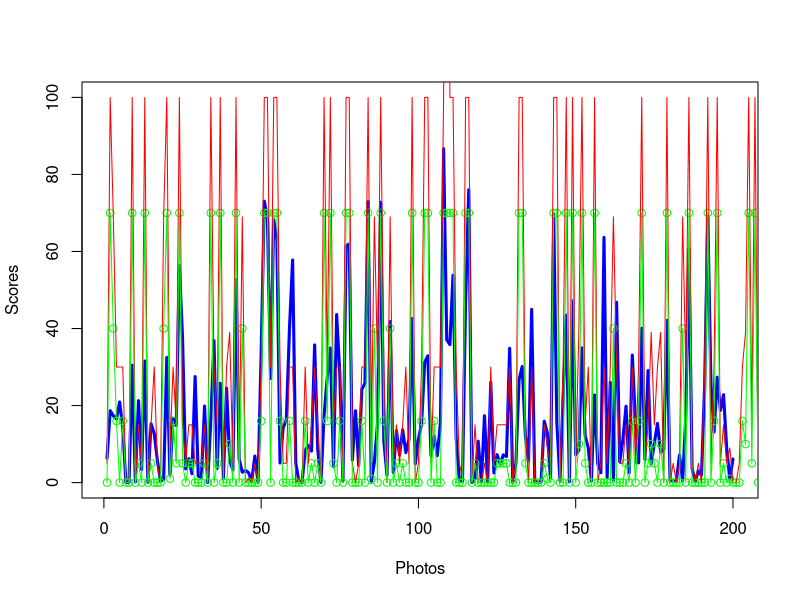

Write R code to recreate this figure. (Note: this script raises an error after producing the figure.)
data_estim <- read.csv("results.txt", header = F, stringsAsFactors=FALSE)
plot(data_estim$V3[1:200], type = "l", ylim = c(0,100), xlab = "Photos", ylab="Scores", lwd=3, col="blue")
data_given <- read.csv("info_scorings_clean.csv")
data_given$score <- (data_given$X + data_given$X.1)/2

Scores <- c()
Up <- c()
Low <- c()
Diffs <- c()

hit <- 0
i <- 1
for (i in c(1:500)){
  el <- data_estim[i, ]
  lower <- data_given[data_given$file_name==el$V1,]$X
  upper <- data_given[data_given$file_name==el$V1,]$X.1
  points(i, lower, col="green")
  if(el$V2<upper && el$V2>lower){
    hit <- hit + 1
  }else{
    Diffs <- c(Diffs, abs(el$V2-(lower+upper)/2))
  }
  Up <- c(Up, upper)
  Low <- c(Low, lower)
  Scores <- c(Scores, (lower+upper)/2)
  i <- i+1
}

points(Up, col="red", type="l")
points(Low, col="green", type="l")
#points(Scores, col="green", type="l")

# How many out of all fall into the bounds
hit <- hit/500

# Correlations
cor(Scores, data_estim$V2)
cor(Scores, data_estim$V3)

# Difference in prediction (case of incorrect prediction)
boxplot(Diffs, ylab="Error")
